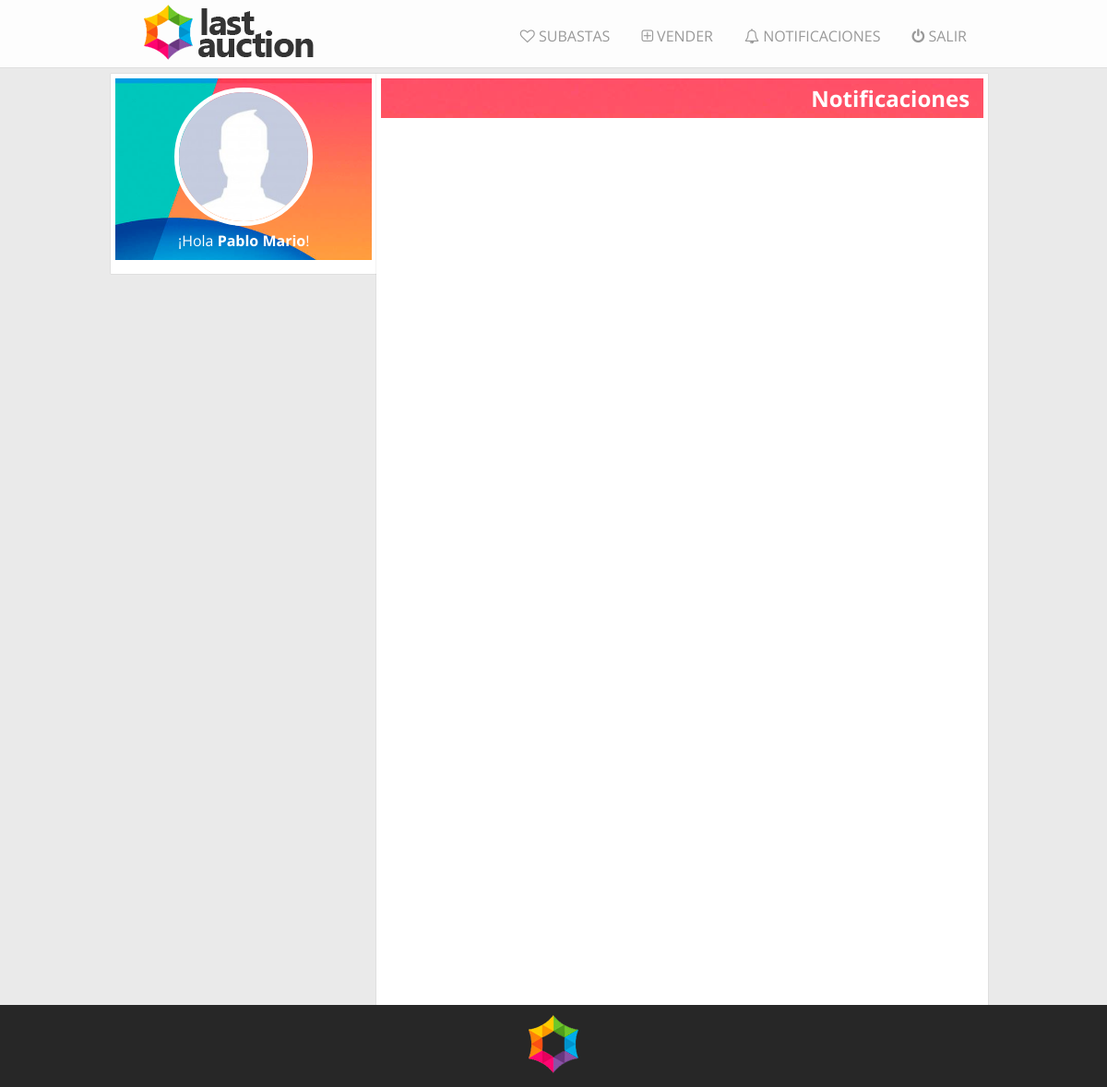
/interna/notificaciones.php (signed in), run on an earlier commit of the app's database.
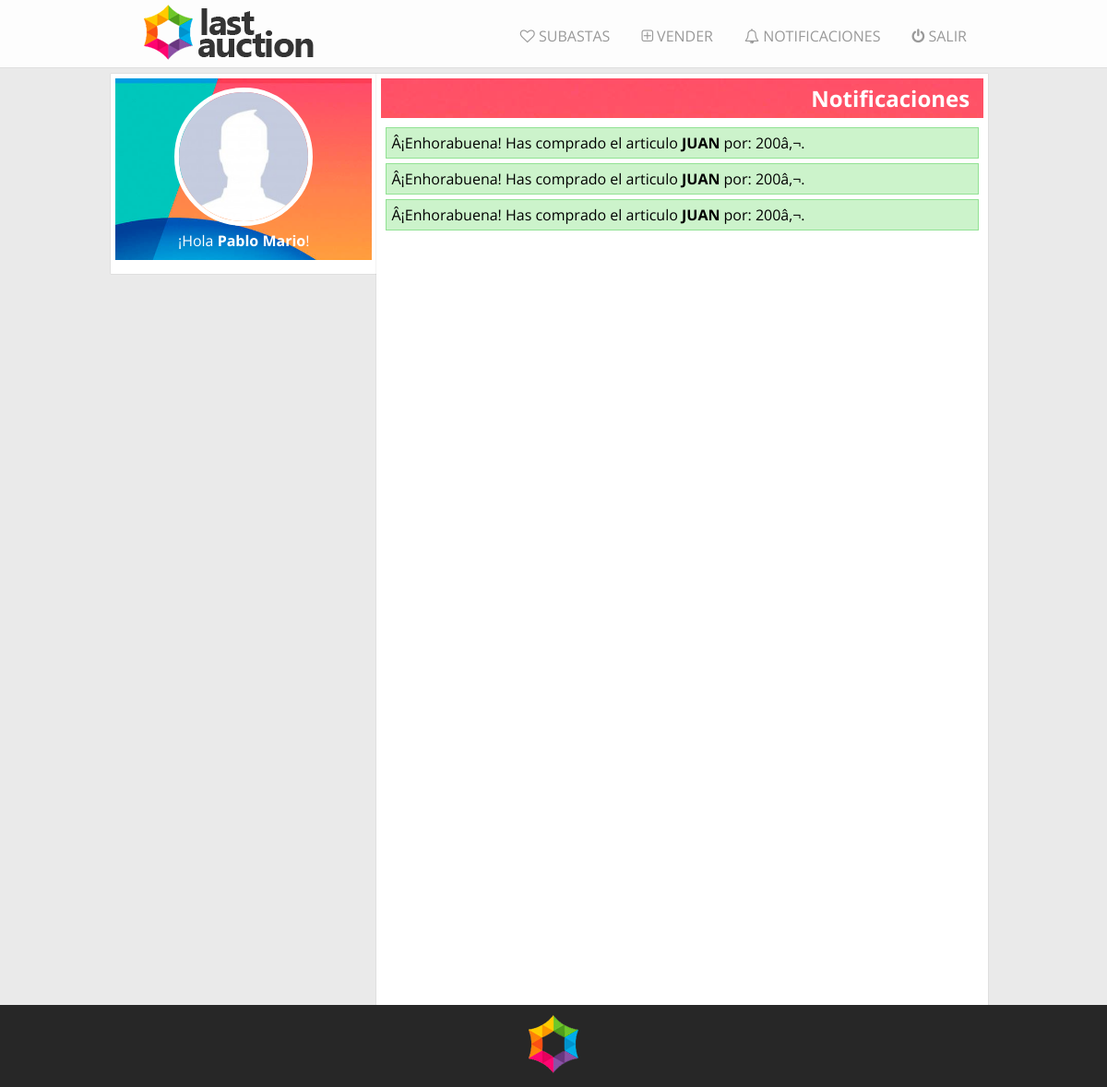
And on a later commit of the database.
### tables this page shows
CREATE TABLE IF NOT EXISTS `notificaciones` (
  `id` int(11) NOT NULL AUTO_INCREMENT,
  `tipo` int(11) NOT NULL,
  `descripcion` varchar(150) NOT NULL,
  `usuario` int(11) NOT NULL,
  PRIMARY KEY (`id`)
);

### php/funciones.php (the view, shortened to what this page needs)
<?php
	function cuadroPerfil($usuario){
		echo '<article class="perfil">';
		echo '<a href="'.URL_LOCAL.'interna/perfil.php"><img src="'.URL_LOCAL.'usuarios/default.jpg"></a>';
		echo '<p><a href="'.URL_LOCAL.'interna/perfil.php">¡Hola <span>'.$usuario.'</span>!</a></p>';
		echo '</article>';
	}
	function menuLogeado(){
		echo '<a href="'.URL_LOCAL.'index.php"><img id="logotipo" src="'.URL_LOCAL.'img/logomini.png" alt="last auction"></a>';
		echo '<ul>';
			echo '<a href="'.URL_LOCAL.'subastas.php"><li><i class="fa fa-heart-o"></i> Subastas</li></a>';
			echo '<a href="'.URL_LOCAL.'interna/crearsubasta.php"><li><i class="fa fa-plus-square-o"></i> Vender</li></a>';
			echo '<a href="'.URL_LOCAL.'interna/notificaciones.php"><li><i class="fa fa-bell-o"></i> Notificaciones</li></a>';
			echo '<a href="'.URL_LOCAL.'interna/salir.php" class="salir" ><li><i class="fa fa-power-off "></i> salir</li></a>';
		echo '</ul>';
	}
	function notificacionCompra($idUsuario){
		$conexion = conexion();
		$sql = 'select * from notificaciones where usuario ='.$idUsuario.' and tipo = 2 ';
		if($resultado = $conexion->query($sql)){
			while($row=$resultado->fetch_array(MYSQLI_ASSOC)){
				echo '<p class=notificacionCompra>'.$row['descripcion'].'</p>';
			}
		}
	}
?>

What changed in the data, as far as the page shows it:
added notificaciones: descripcion "Â¡Enhorabuena! Has comprado el articulo JUAN por: 200â‚¬."
added notificaciones: descripcion "Â¡Enhorabuena! Has comprado el articulo JUAN por: 200â‚¬."
added notificaciones: descripcion "Â¡Enhorabuena! Has comprado el articulo JUAN por: 200â‚¬."
